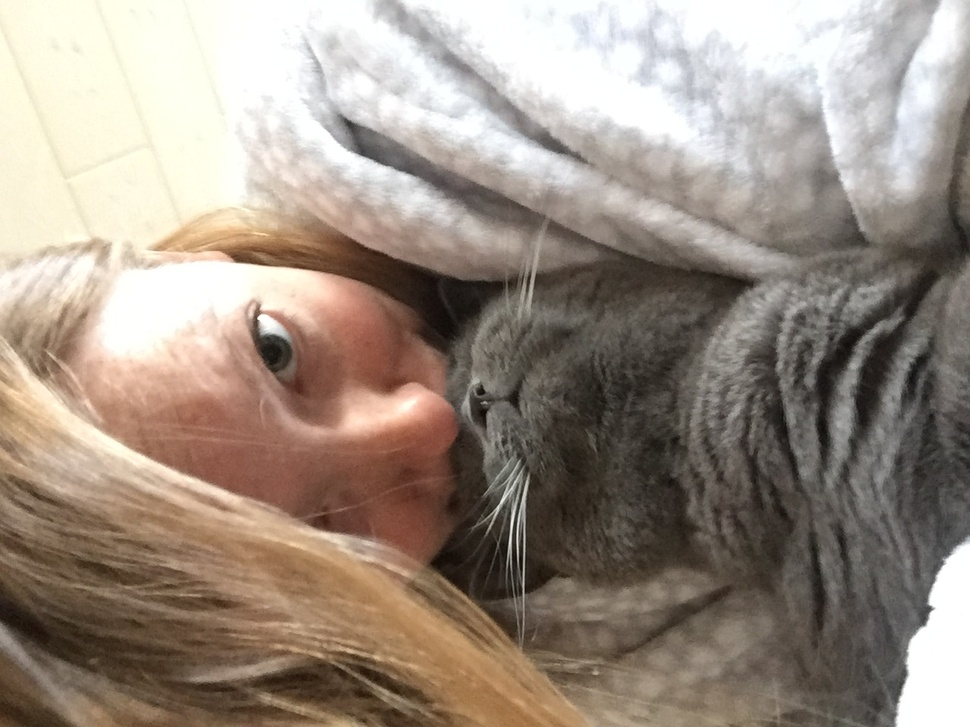
#> input picture analysis/IMG_5425.JPG, 970 x 727 px, shrunk from 1280 x 960 before the run
$ jupyter execute --allow-errors resize_tests_deleteme.ipynb   (older library calls are emulated)
#> lines starting #> are read from the running program, lines starting #| are printed output that depends on the picture
[cell 1]
import numpy as np
import scipy
from scipy import ndimage
import matplotlib.pyplot as plt
from PIL import Image

fname = 'IMG_5425.JPG'
image = Image.open(fname).convert("L")
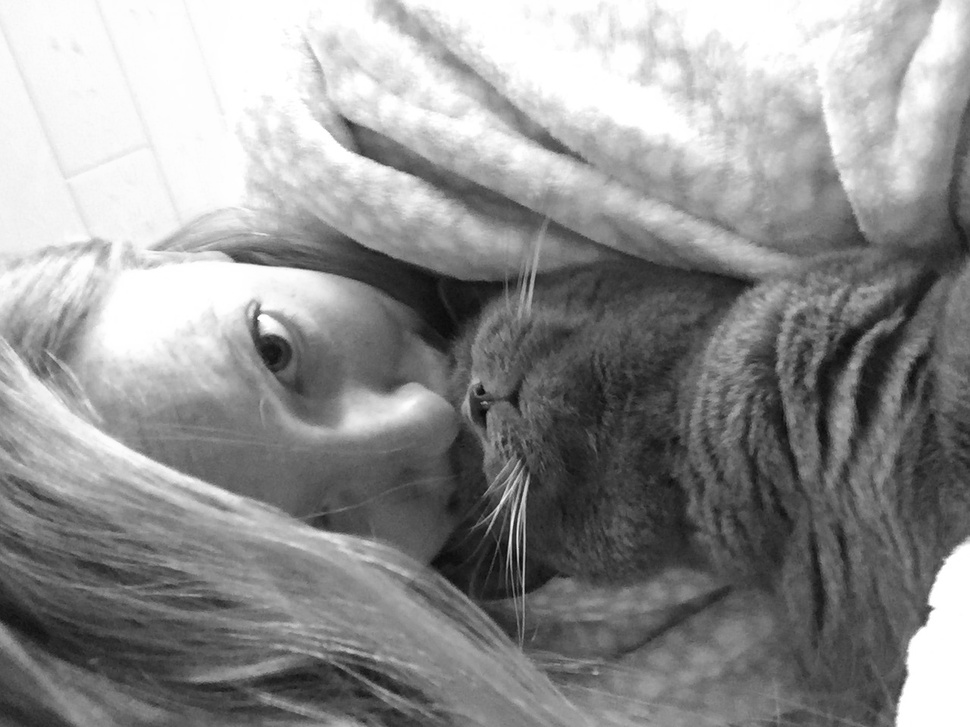
#> image: PIL image 970x727 L; min 8, max 255, mean 145
arr = np.asarray(image)
print(arr.shape)
#| (727, 970)
#arr = ndimage.interpolation.affine_transform(arr, arr.transpose, output_shape=(128, 128))
plt.imshow(arr, cmap='gray')
plt.show()
